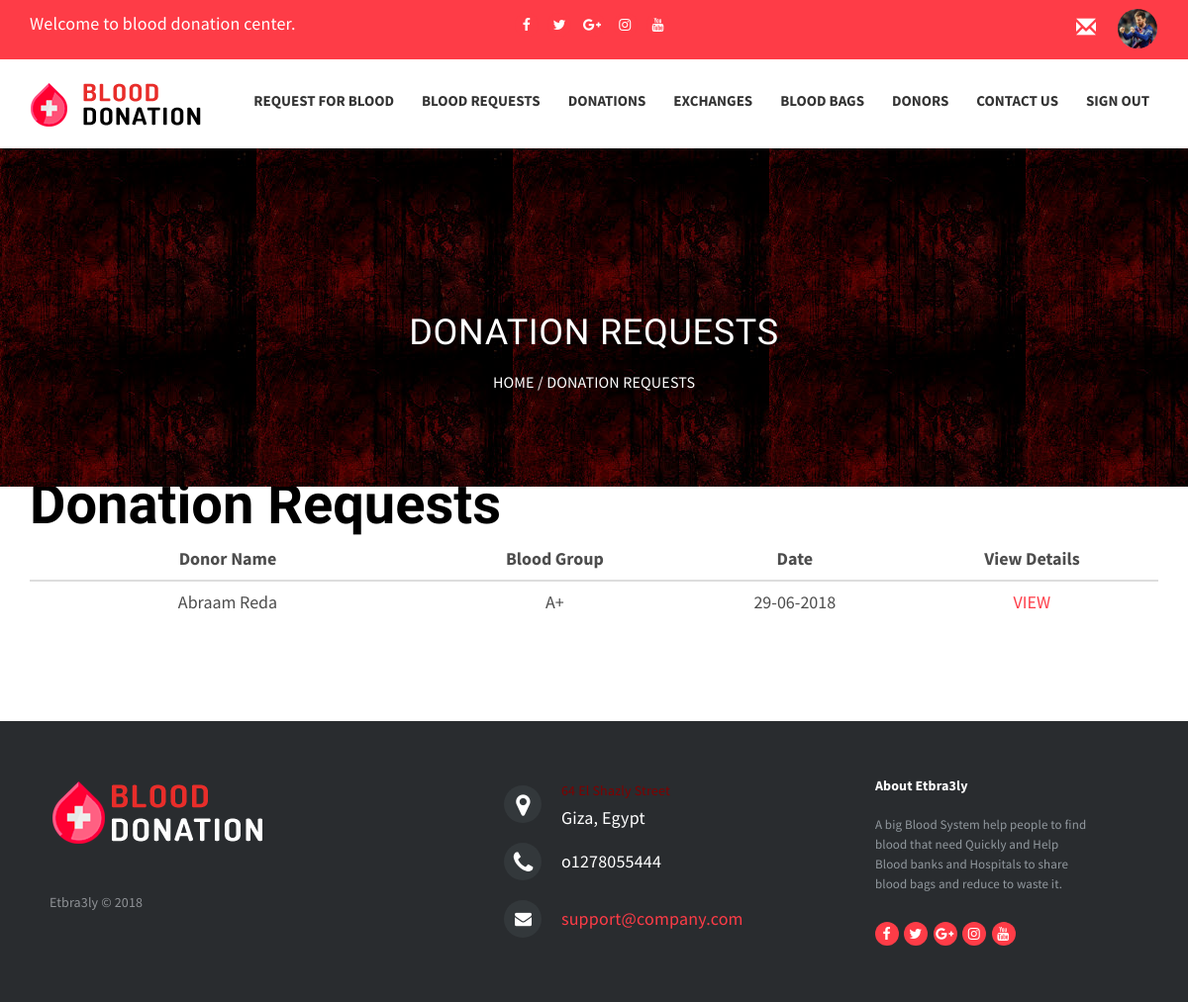
The page /APP/cpanel/BloodBankPages/BloodBankDonationRequestsList.php (signed in) on the database its author committed.
### tables this page shows
CREATE TABLE `request` (
  `requestID` int(11) NOT NULL,
  `donorID` int(20) NOT NULL,
  `organizationID` int(20) NOT NULL,
  `date` varchar(20) NOT NULL,
  `neededBloodGroup` varchar(10) DEFAULT NULL,
  `numberOfBags` int(10) DEFAULT NULL,
  `amount` varchar(10) DEFAULT NULL,
  `view` tinyint(1) NOT NULL DEFAULT '0',
  `requestType` varchar(20) NOT NULL
);

CREATE TABLE `donor` (
  `donorID` int(10) NOT NULL,
  `SSN` int(20) NOT NULL,
  `firstName` varchar(15) NOT NULL,
  `middleName` varchar(15) NOT NULL,
  `lastName` varchar(15) NOT NULL,
  `dateOfBirth` varchar(20) NOT NULL,
  `gender` varchar(10) NOT NULL,
  `district` varchar(50) NOT NULL,
  `city` varchar(50) NOT NULL,
  `phoneNo` int(20) NOT NULL,
  `email` varchar(30) NOT NULL,
  `bloodGroup` varchar(10) NOT NULL,
  `photo` varchar(500) NOT NULL DEFAULT 'default_profile.jpg',
  `username` varchar(20) DEFAULT NULL,
  `password` varchar(50) DEFAULT NULL,
  `lastDonationDate` varchar(20) DEFAULT NULL,
  `bloodBankID` int(11) DEFAULT NULL
);

### APP/lib/organization.php (called while the page is built, shortened)
<?php
require_once '../../config.php';
class Organization
{
    public static function retreiveOrganizationById($organizationID)
    {
        global $dbh;
        $sql = $dbh->prepare("SELECT * FROM organization WHERE organizationID='$organizationID'");
        $sql->execute();
        $organization = $sql->fetch(PDO::FETCH_ASSOC);
        return $organization;
    }
}

### APP/lib/request.php (called while the page is built, shortened)
<?php
require_once '../../config.php';
class Request
{
    public static function retreiveAllRequestsOfOrganizationByType($organizationID,$requestType,$view = 0)
    {
        if($view == 0){
            global $dbh;
            $sql = $dbh->prepare("SELECT * FROM request WHERE organizationID = '$organizationID' AND requestType = '$requestType' AND view = 0 ORDER BY requestID ASC");
            $sql->execute();
            $request = $sql->fetchAll(PDO::FETCH_ASSOC);
            return $request;
        }else{
            global $dbh;
            $sql = $dbh->prepare("SELECT * FROM request WHERE organizationID = '$organizationID' AND requestType = '$requestType' ORDER BY requestID ASC");
            $sql->execute();
            $request = $sql->fetchAll(PDO::FETCH_ASSOC);
            return $request;
        }
    }
}

### APP/lib/donor.php (called while the page is built, shortened)
<?php
require_once '../../config.php';
class Donor
{
    public static function retreiveDonorById($donorID)
    {
        global $dbh;
        $sql = $dbh->prepare("SELECT * FROM donor WHERE donorID='$donorID'");
        $sql->execute();
        $donor = $sql->fetch(PDO::FETCH_ASSOC);
        return $donor;
    }
}

### APP/cpanel/BloodBankPages/BloodBankDonationRequestsList.php (the view, shortened to what this page needs)
<?php
    require_once 'BloodBankSession.php';
    require_once '../../lib/organization.php';
    require_once '../../lib/donor.php';
    require_once '../../lib/request.php';
    $bloodBank = Organization::retreiveOrganizationById($_SESSION['organizationID']);
?>
<link href="https://cdn.jotfor.ms/static/formCss.css?3.3.5968" rel="stylesheet" type="text/css" />
<link type="text/css" media="print" rel="stylesheet" href="https://cdn.jotfor.ms/css/printForm.css?3.3.5968" />
<link type="text/css" rel="stylesheet" href="https://cdn.jotfor.ms/css/styles/nova.css?3.3.5968" />
<link type="text/css" rel="stylesheet" href="https://cdn.jotfor.ms/themes/CSS/566a91c2977cdfcd478b4567.css?themeRevisionID=59fb4852cf3bfe589c6c6f21"/>
<section class="page-header" data-stellar-background-ratio="1.2">
    <div class="container">
        <div class="row">
            <div class="col-sm-12 text-center">
                <h3>
                    Donation Requests
                </h3>
                <p class="page-breadcrumb">
                    <a href="HospitalHome.php">Home</a> / Donation Requests
                </p>
            </div>
        </div>
    </div>
</section>
<section>
        <div class="container">
                 <ul class="form-section page-section">
                          <li id="cid_10" class="form-input-wide" data-type="control_head">
                                <div class="form-header-group ">
                                  <div class="header-text httal htvam">
                                        <h1 id="header_10" class="form-header" data-component="header">
                                          Donation Requests
                                        </h1>
                                  </div>
                                </div>
                          </li>
                </ul>
                <table class="table">
                        <thead class="thead-dark">
                                <tr>
                                        <th scope="col">Donor Name</th>
                                        <th scope="col">Blood Group</th>
                                        <th scope="col">Date</th>
                                        <th scope="col">View Details</th>
                                </tr>
                        </thead>
                        <tbody>
                            <?php
                                $donationRequests = Request::retreiveAllRequestsOfOrganizationByType($bloodBank['organizationID'], "Donation", 1);
                                if(is_array($donationRequests) && count($donationRequests)>0){
                                    foreach ($donationRequests as $donationRequest) {
                                        $donor = Donor::retreiveDonorById($donationRequest['donorID']);
                                        echo '<tr>
                                                <td scope="row" width="400px">'.$donor['firstName'].' '.$donor['lastName'].'</td>
                                                <td>'.$donor['bloodGroup'].'</td>
                                                <td>'.$donationRequest['date'].'</td>
                                                <td><a href="BloodBankDonationRequestDetails.php?id='.$donationRequest['requestID'].'">VIEW</a></td>
                                            </tr>';
                                    }
                                }else{
                                    echo '<tr>
                                        <td colspan="4" style="text-align:center" scope="row"> There is no Donation Requests !!!</td>
                                    </tr>';
                                }
                            ?>
                        </tbody>
                </table>
        </div>
</section>

### APP/cpanel/template/css/base.css (style rules this page uses)
.footer-distributed { background-color: #292c2f; box-shadow: 0 1px 1px 0 rgba(0, 0, 0, 0.12); box-sizing: border-box; width: 100%; text-align: left; font: bold 16px sans-serif; padding: 55px 50px; margin-top: 80px; }
.footer-distributed .footer-left, .footer-distributed .footer-center, .footer-distributed .footer-right { display: inline-block; vertical-align: top; }
.footer-distributed .footer-left { width: 40%; }
.footer-distributed h3 { color: #ffffff; font: normal 36px 'Cookie', cursive; margin: 0; }
.footer-distributed .footer-company-name { color: #8f9296; font-size: 14px; font-weight: normal; margin: 0; }
.footer-distributed .footer-center { width: 35%; }
.footer-distributed .footer-center i { background-color: #33383b; color: #ffffff; font-size: 25px; width: 38px; height: 38px; border-radius: 50%; text-align: center; line-height: 42px; margin: 10px 15px; vertical-align: middle; }
.footer-distributed .footer-center i.fa-envelope { font-size: 17px; line-height: 38px; }
.footer-distributed .footer-center p { display: inline-block; color: #ffffff; vertical-align: middle; margin:0; }
.footer-distributed .footer-center p span { display:block; font-weight: normal; font-size:14px; line-height:2; }
.footer-distributed .footer-center p a { color: #5383d3; text-decoration: none;; }
.footer-distributed .footer-right { width: 20%; }
.footer-distributed .footer-company-about { line-height: 20px; color: #92999f; font-size: 13px; font-weight: normal; margin: 0; }
.footer-distributed .footer-company-about span { display: block; color: #ffffff; font-size: 14px; font-weight: bold; margin-bottom: 20px; }
.right-right-container a { float: right; color: white; margin-top: 3px; font-size: 35px; font-family: 'Dosis', sans-serif; border: 1px; border-color: #FE3C47; border-style: solid; background: #FE3C47; }
.top-bar-social { float:left; }
.left-container { width: 43%; height: 100%; float:left; margin-right:0px; padding-right:0px; }
.right-container { width: 57%; height: 100%; float:right; margin-left:0px; padding-left:0px; }
.left-right-container { width: 50%; height: 100%; float:left }
.right-right-container { width: 50%; height: 100%; float:right }
span { color:#800000; font:bold; }
.glyphicon { margin-right:10px; }

### APP/cpanel/BloodBankPages/BloodBankDonationRequestsList.php (style rules this page uses)
th,td { text-align: center }

### rows shown on the page
request: donorID.firstName "Abraam", donorID.lastName "Reda", donorID.bloodGroup "A+", date "29-06-2018"
